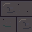

A 2D game scene composited from a Tiled map and its tileset images. What follows is a short description and the map's XML, with every tile layer's data as written:
An orthogonal 1x1 tile map with 32x32 px tiles, 1 tile layer (Assembly), 3 tilesets.

<map version="1.10" orientation="orthogonal" renderorder="right-down" width="1" height="1" tilewidth="32" tileheight="32" infinite="0" nextlayerid="2" nextobjectid="1">
  <tileset firstgid="1" source="../floors.tsx" />
  <tileset firstgid="321" source="../walls.tsx" />
  <tileset firstgid="961" source="../architecture.tsx" />
  <layer id="1" name="Assembly" width="1" height="1">
    <data encoding="csv">
259
</data>
  </layer>
</map>
